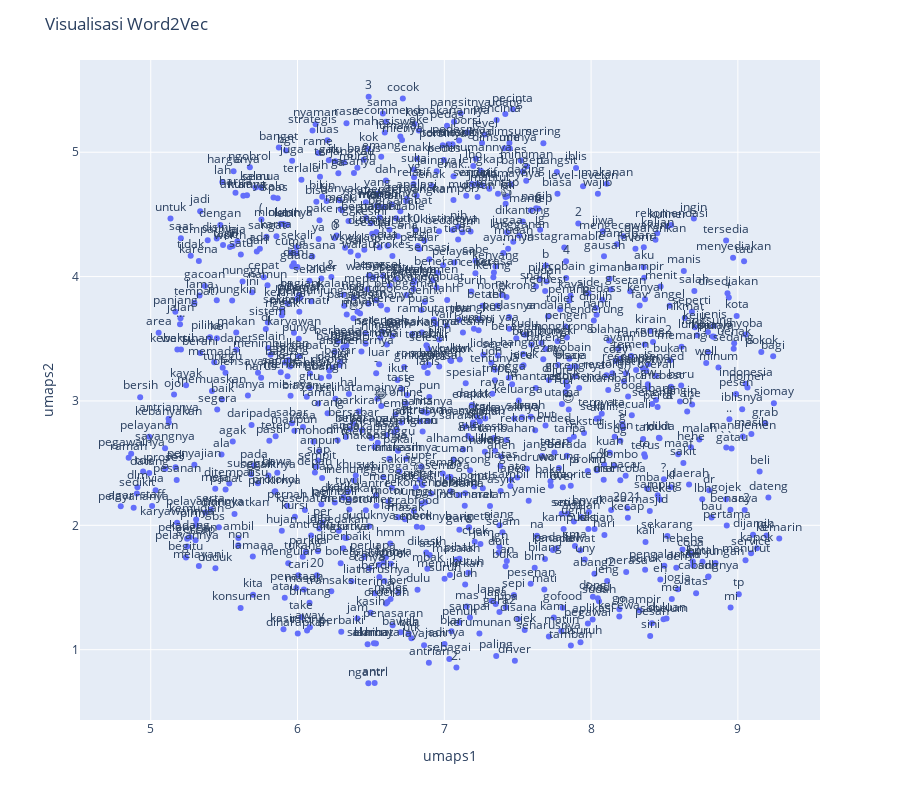

Notebook code for this chart:
### Code cell
fig=px.scatter(data, x="umaps1", y="umaps2", text="text")
fig.update_traces(textposition="top center")
fig.update_layout(
    height=800,
    title_text="Visualisasi Word2Vec"
    )
fig.show()

### Figure 1 — Plotly figure (JSON) as saved in the notebook; plotly's stock layout.template omitted (floating-point values rounded to 4 significant figures; data arrays with more than 128 entries replaced by an {"elided": "..."} marker saying what was removed)
{"data": [{"hovertemplate": "umaps1=%{x}<br>umaps2=%{y}<br>text=%{text}<extra></extra>", "legendgroup": "", "marker": {"color": "#636efa", "symbol": "circle"}, "mode": "markers+text", "name": "", "orientation": "v", "showlegend": false, "text": {"elided": "832 str values"}, "textposition": "top center", "type": "scatter", "x": {"elided": "832 float values"}, "xaxis": "x", "y": {"elided": "832 float values"}, "yaxis": "y"}], "layout": {"height": 800, "legend": {"tracegroupgap": 0}, "margin": {"t": 60}, "title": {"text": "Visualisasi Word2Vec"}, "xaxis": {"anchor": "y", "domain": [0, 1], "title": {"text": "umaps1"}}, "yaxis": {"anchor": "x", "domain": [0, 1], "title": {"text": "umaps2"}}}}
